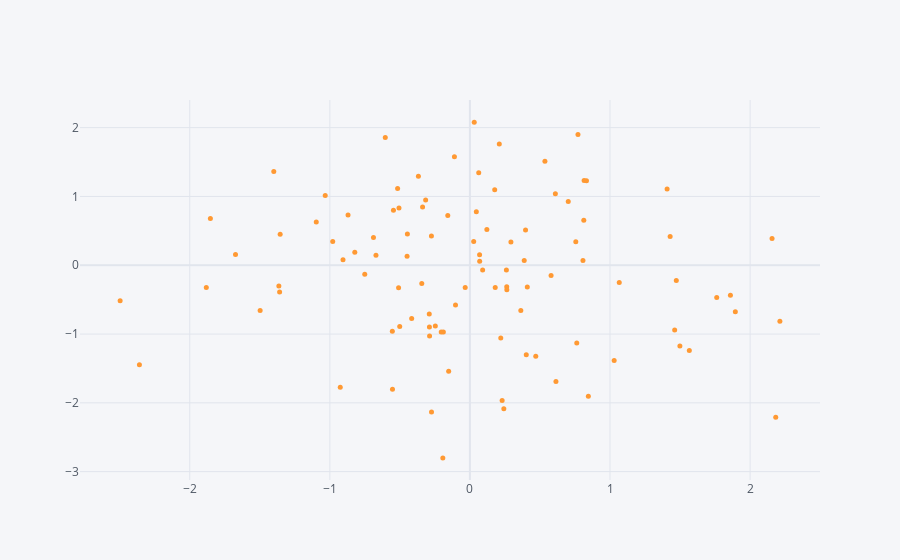

Notebook source saved alongside this figure:
### Code cell
df.iplot(kind='scatter',x='A',y='B',mode='markers', size=5)
